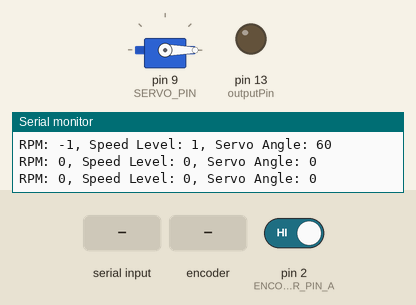
Recording of a sketch running on a simulated Arduino Uno, built with avr-gcc and run on an emulated ATmega328P. Shown: servo, output pins drawn as LEDs (lit = HIGH), the last lines printed to the serial monitor. The test bench sets the inputs (shaded band); at power-on: pin 2 (ENCODER_PIN_A) HIGH.

Above: at 1.2 s.
1.3 s: "1" received over Serial
At 2.7 s:
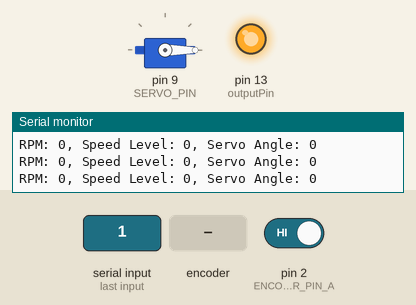
3.0 s: rotary encoder on pin 2 (ENCODER_PIN_A) / pin 3 (ENCODER_PIN_B) turned 1 step (first pin leading)
At 3.9 s:
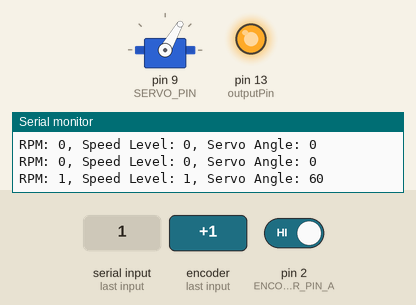
5.5 s: "0" received over Serial
At 5.9 s:
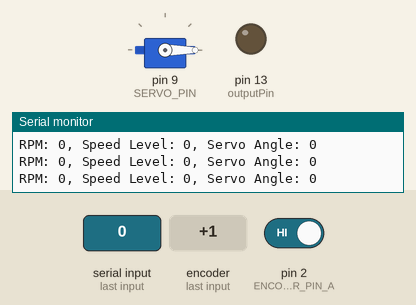
Timing chart, 0 to 8.5 s (numbered marks = the images above; inputs shaded):
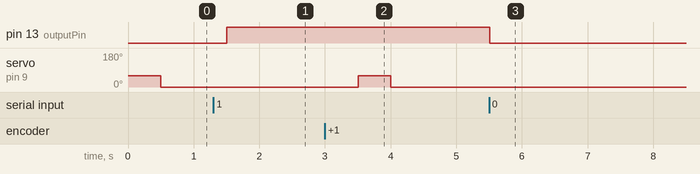

Measured:
- after the input at 1.3 s, pin 13 (outputPin): LOW → HIGH after 0.20 s
- after the input at 3.0 s, servo on pin 9 (SERVO_PIN): 0° → 60° after 0.51 s, → 0° 0.50 s later
- after the input at 5.5 s, pin 13 (outputPin): HIGH → LOW at once

The sketch:

90_rain_rain_go_away_arduinocode.ino
```cpp
#include <Servo.h>

// Pins
#define ENCODER_PIN_A 2  // Encoder pin A (attach interrupt)
#define ENCODER_PIN_B 3  // Encoder pin B (optional, for direction)
#define SERVO_PIN 9      // Servo control pin
#define outputPin 13
int state = 0;
// Variables
volatile int pulseCount = 0; // Encoder pulse count
const int PPR = 100;         // Pulses per revolution of encoder
Servo speedometerServo;      // Servo object
void setup() {
    pinMode(outputPin, OUTPUT);
    digitalWrite(outputPin, LOW);
    Serial.begin(9600);


     // Initialize encoder pin
  pinMode(ENCODER_PIN_A, INPUT_PULLUP);
  attachInterrupt(digitalPinToInterrupt(ENCODER_PIN_A), countPulses, RISING);

  // Initialize servo
  speedometerServo.attach(SERVO_PIN);
  speedometerServo.write(0); // Start at 0°

  Serial.begin(9600); // Debugging
}

void loop() {
    if(Serial.available() > 0){ // Checks whether data is coming from the serial port
        state = Serial.read(); // Reads the data from the serial port
    }

    if (state == '0') {
        digitalWrite(outputPin, LOW); // Turn LED OFF
        state = 0;
    }
    else if (state == '1') {
        digitalWrite(outputPin, HIGH);
        state = 0;
    }


    // Calculate speed
  int rpm = calculateRPM();

  // Determine speed level
  int speedLevel = getSpeedLevel(rpm);

  // Map speed level to servo position
  int servoAngle = map(speedLevel, 0, 3, 0, 180);
  speedometerServo.write(servoAngle);

  // Debugging
  Serial.print("RPM: ");
  Serial.print(rpm);
  Serial.print(", Speed Level: ");
  Serial.print(speedLevel);
  Serial.print(", Servo Angle: ");
  Serial.println(servoAngle);

  delay(500); // Update every 500 ms
 }

// Interrupt Service Routine (ISR)
void countPulses() {
  pulseCount++;
}

// Calculate RPM
int calculateRPM() {
  static unsigned long lastTime = 0;
  unsigned long currentTime = millis();
  unsigned long elapsedTime = currentTime - lastTime;

  int pulses = pulseCount;
  pulseCount = 0; // Reset count for the next interval

  lastTime = currentTime;
  return (pulses * 60000L) / (PPR * elapsedTime);
}

// Determine speed level based on RPM
int getSpeedLevel(int rpm) {
  if (rpm == 0) return 0;        // Stopped
  else if (rpm < 50) return 1; // Low speed
  else if (rpm < 80) return 2; // Medium speed
  else return 3;                 // High speed
}
```
